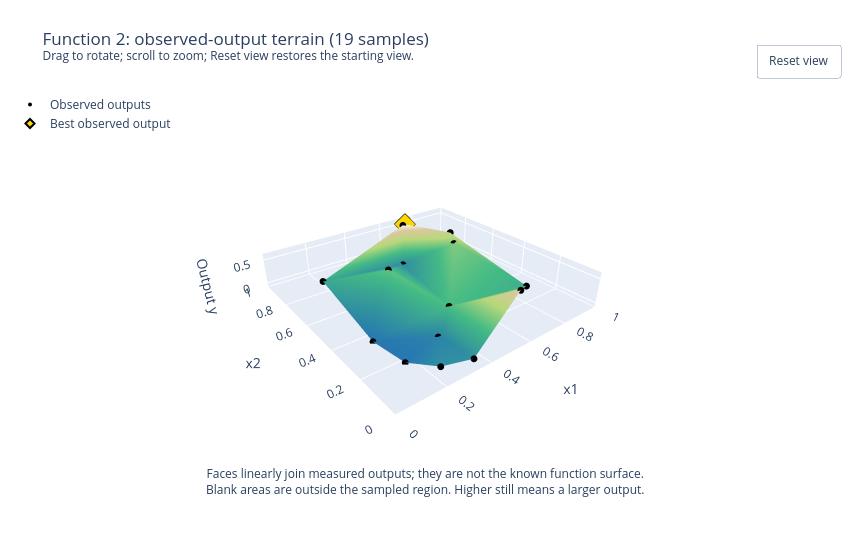

Here is the notebook cell this chart was saved with:
### Code cell
# This renderer joins measured heights; it does not fit a model.
terrain_fig = plot_observed_terrain(
    review["inputs"].to_numpy(), review["outputs"].to_numpy(),
    title=f"Function {FUNCTION_NUMBER}: observed-output terrain ({len(review['data'])} samples)",
    save_to=FIGURES_DIR / "observed-output-terrain.html", **TERRAIN_SETTINGS,
)
terrain_fig.show(config={**PLOT_CONFIG, "responsive": TERRAIN_SETTINGS["width"] is None})

### Figure 1 — Plotly figure (JSON) as saved in the notebook; plotly's stock layout.template omitted (floating-point values rounded to 4 significant figures)
{"data": [{"colorscale": [[0, "#2475b0"], [0.4, "#42b983"], [0.65, "#b6d77a"], [0.85, "#d9c69c"], [1, "#fffde0"]], "flatshading": true, "hoverinfo": "skip", "i": [0, 4, 8, 4, 8, 8, 18, 6, 4, 6, 5, 5, 15, 3, 3, 5, 3, 9, 9, 1, 1, 16, 1, 1, 10, 16], "intensity": [0.539, 0.4206, -0.06562, 0.294, 0.215, 0.02311, 0.2446, 0.03875, -0.01386, 0.6112, 0.2834, 0.0311, 0.1561, 0.1312, -0.0257, 0.5927, 0.03788, 0.5067, -0.06562], "intensitymode": "vertex", "j": [4, 0, 11, 8, 18, 4, 8, 13, 6, 5, 15, 6, 17, 4, 5, 9, 9, 17, 16, 9, 16, 1, 12, 3, 16, 10], "k": [7, 12, 7, 7, 11, 2, 2, 2, 2, 13, 13, 4, 13, 12, 4, 15, 5, 15, 17, 3, 9, 14, 14, 12, 14, 17], "name": "Joined observations", "showscale": false, "type": "mesh3d", "x": [0.6658, 0.8778, 0.1427, 0.8453, 0.4546, 0.5777, 0.4382, 0.3417, 0.3386, 0.7026, 0.775, 0.2282, 0.8356, 0.1795, 0.9632, 0.6908, 0.7999, 0.725, 0.1642], "y": [0.124, 0.7786, 0.349, 0.7111, 0.2905, 0.772, 0.685, 0.0287, 0.2139, 0.9266, 0.95, 0.06664, 0.2329, 0.8087, 0.9294, 0.9266, 0.9253, 0.945, 0.1782], "z": [0.539, 0.4206, -0.06562, 0.294, 0.215, 0.02311, 0.2446, 0.03875, -0.01386, 0.6112, 0.2834, 0.0311, 0.1561, 0.1312, -0.0257, 0.5927, 0.03788, 0.5067, -0.06562]}, {"customdata": [0.539, 0.4206, -0.06562, 0.294, 0.215, 0.02311, 0.2446, 0.03875, -0.01386, 0.6112, 0.2834, 0.0311, 0.1561, 0.1312, -0.0257, 0.5927, 0.03788, 0.5067, -0.06562], "hovertemplate": "x1=%{x:.4f}<br>x2=%{y:.4f}<br>Output y=%{customdata:.3e}<extra></extra>", "marker": {"color": "black", "size": 4}, "mode": "markers", "name": "Observed outputs", "type": "scatter3d", "x": [0.6658, 0.8778, 0.1427, 0.8453, 0.4546, 0.5777, 0.4382, 0.3417, 0.3386, 0.7026, 0.775, 0.2282, 0.8356, 0.1795, 0.9632, 0.6908, 0.7999, 0.725, 0.1642], "y": [0.124, 0.7786, 0.349, 0.7111, 0.2905, 0.772, 0.685, 0.0287, 0.2139, 0.9266, 0.95, 0.06664, 0.2329, 0.8087, 0.9294, 0.9266, 0.9253, 0.945, 0.1782], "z": [0.539, 0.4206, -0.06562, 0.294, 0.215, 0.02311, 0.2446, 0.03875, -0.01386, 0.6112, 0.2834, 0.0311, 0.1561, 0.1312, -0.0257, 0.5927, 0.03788, 0.5067, -0.06562]}, {"customdata": [0.6112], "hovertemplate": "Best observed output: %{customdata:.3e}<extra></extra>", "marker": {"color": "gold", "line": {"color": "black", "width": 2}, "size": 7, "symbol": "diamond"}, "mode": "markers", "name": "Best observed output", "type": "scatter3d", "x": [0.7026], "y": [0.9266], "z": [0.6112]}], "layout": {"annotations": [{"showarrow": false, "text": "Faces linearly join measured outputs; they are not the known function surface.<br>Blank areas are outside the sampled region. Higher still means a larger output.", "x": 0.5, "xref": "paper", "y": -0.08, "yref": "paper"}], "autosize": false, "height": 560, "legend": {"x": 0, "y": 1}, "margin": {"b": 90, "l": 10, "r": 10, "t": 90}, "scene": {"aspectmode": "manual", "aspectratio": {"x": 1, "y": 1, "z": 0.16}, "camera": {"center": {"x": 0, "y": 0, "z": 0}, "eye": {"x": -1.05, "y": -1.35, "z": 0.9}, "projection": {"type": "perspective"}, "up": {"x": 0, "y": 0, "z": 1}}, "dragmode": "orbit", "xaxis": {"range": [0, 1], "title": {"text": "x1"}}, "yaxis": {"range": [0, 1], "title": {"text": "x2"}}, "zaxis": {"nticks": 3, "tickmode": "auto", "title": {"text": "Output y"}}}, "title": {"text": "Function 2: observed-output terrain (19 samples)<br><sup>Drag to rotate; scroll to zoom; Reset view restores the starting view.</sup>"}, "updatemenus": [{"buttons": [{"args": [{"scene.camera": {"center": {"x": 0, "y": 0, "z": 0}, "eye": {"x": -1.05, "y": -1.35, "z": 0.9}, "projection": {"type": "perspective"}, "up": {"x": 0, "y": 0, "z": 1}}}], "label": "Reset view", "method": "relayout"}], "showactive": false, "type": "buttons", "x": 1, "xanchor": "right", "y": 1.12, "yanchor": "top"}], "width": 850}}
